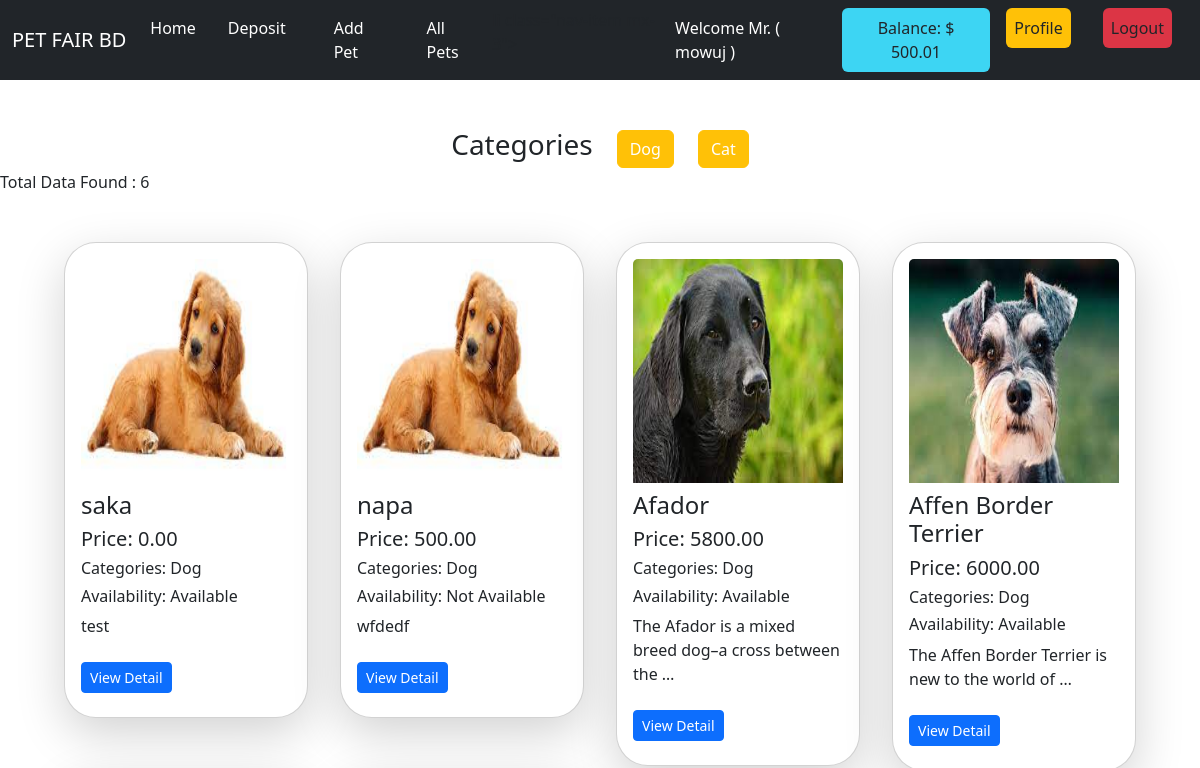
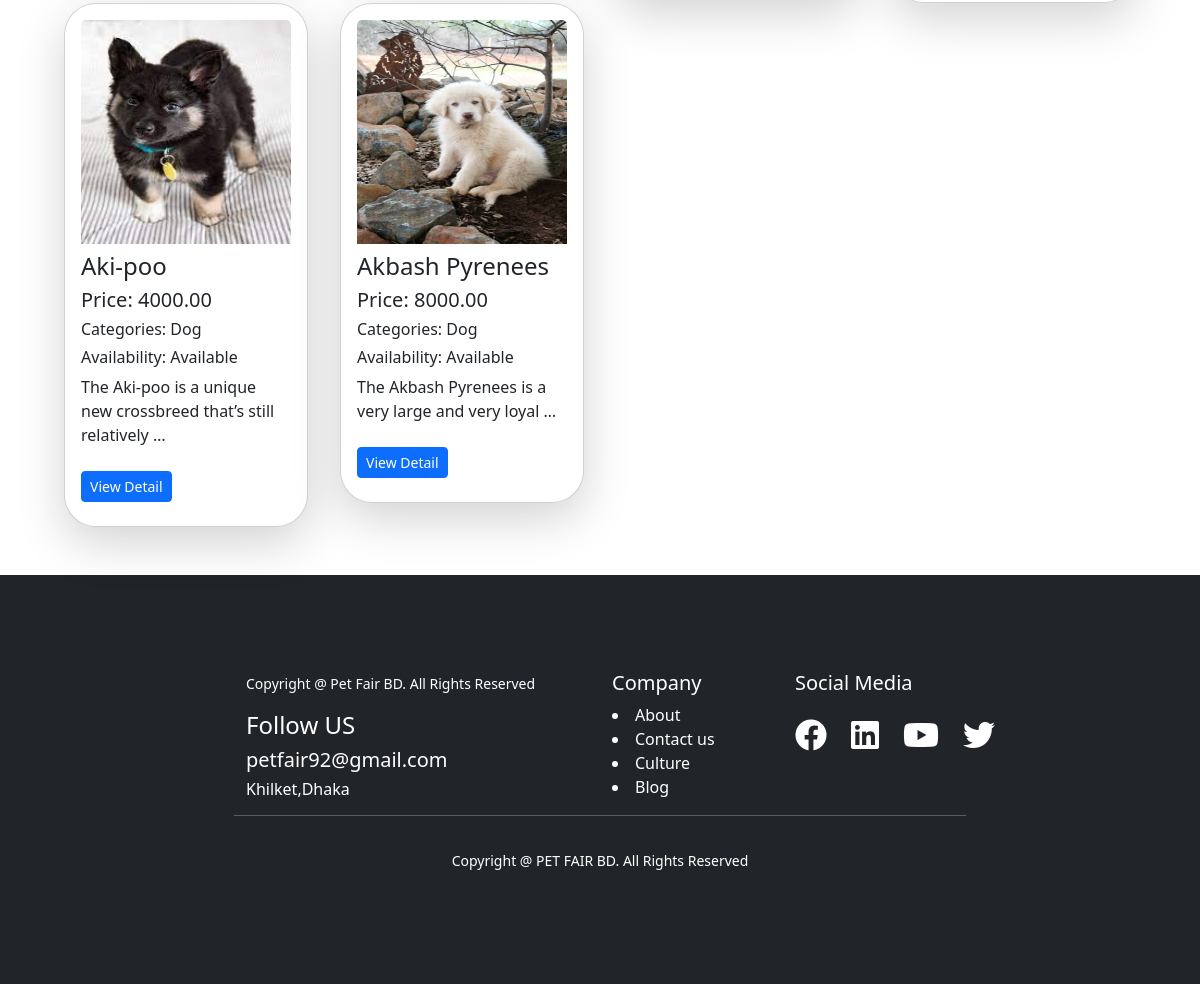
The app's page /pet/all_pets/ (signed in) with its own data (2 pictures, top to bottom).
### customer/models.py (models this page shows, shortened)
class Customer(models.Model):
    user=models.OneToOneField(User,related_name='customer',on_delete=models.CASCADE)
    customer_id=models.IntegerField(unique=True)
    gender=models.CharField(max_length=10,choices=GENDER)
    phone=models.CharField(max_length=13)
    balance = models.DecimalField(decimal_places=2,max_digits=12,default=0)
    street_address = models.CharField(max_length=50)
    city = models.CharField(max_length=50)
    country = models.CharField(max_length=50)
    image=models.ImageField(upload_to='customer/images',null=True,blank=True)

### pet/models.py (models this page shows, shortened)
class Category(models.Model):
    name=models.CharField(max_length=50)
    slug=models.SlugField(max_length=50,unique=True)

class Pet(models.Model):
    name=models.CharField(max_length=50)
    user=models.ForeignKey(User,on_delete=models.CASCADE,null=True,blank=True)
    description=models.TextField()
    category=models.ManyToManyField(Category,related_name='pets')
    price = models.DecimalField(decimal_places=2,max_digits=12,default=0)
    image = models.ImageField(upload_to='pet/images',null=True,blank=True)
    availability=models.BooleanField(default=True)

### pet/views.py (the view)
# urls.py: path('all_pets/', AllPetView.as_view(), name="all_pets"),
@method_decorator(login_required, name='dispatch')
class AllPetView(View):
    template_name = 'pet/all_pets.html'
    def get(self, request, category_slug=None):
        data = Pet.objects.all()
        if category_slug is not None:
            category = Category.objects.get(slug=category_slug)
            data = Pet.objects.filter(category=category)
        categories = Category.objects.all()
        return render(request, self.template_name, {'data': data, 'category': categories})

### pet/templates/pet/all_pets.html (shortened to what this page needs)
{% extends "base.html" %}
{% load static %}
{% block content %}
<div class=" d-flex justify-content-center align-items-center gap-4 mt-5">
  <h3 class="text-center">Categories</h3>
    {% for i in category %}
    <a class="btn btn-warning text-decoration-none text-white" href="{% url 'category' i.slug %}" >{{i.name}}</a>
    {% endfor %}
</div>
<div class=" p-3>
    <h1 class="text-center">Total Data Found : {{data | length}}</h1>
    <div class="d-flex flex-wrap px-5 my-5">
  {% for i in data %}
    <div class="col-sm-3 mb-3 mb-sm-0">
    <div class="card mx-3  shadow-lg rounded-5">
      <div class="card-body">
        <img src="{{i.image.url}}" class="card-img-top img-fluid" style="height: 14rem;" alt="...">
        <h4 class="card-title mt-2"><a href="" class="text-decoration-none text-dark">{{i.name}}</a></h4>
        <h5 class="card-text">Price: {{i.price}}</h5>
    <h6 class="card-text">Categories: {% for cat in i.category.all %} {{cat.name}} {% if not forloop.last %}, {% endif %} {% endfor %}</h6>
    <h6 class="card-text">{% if i.availability %}
        Availability: Available
    {% else %}
        Availability: Not Available
    {% endif %}</h6>
        <p class="card-text">{{i.description | truncatewords:10}}</p>
            <a class="btn btn-primary btn-sm my-2" href="{% url 'pet_detail' i.id%}">View Detail</a>
      </div>
    </div>
  </div>
  {% endfor %}
</div>
  </div>
{% endblock content %}

### core/templates/navbar.html (shortened to what this page needs)
 <nav class="navbar navbar-expand-lg navbar-dark bg-dark">
  <div class="container-fluid">
    <a class="navbar-brand" href="#">PET FAIR BD</a>
    <div class="collapse navbar-collapse" id="navbarSupportedContent">
      <ul class="navbar-nav me-auto mb-2 mb-lg-0">
        <li class="nav-item">
          <a class="nav-link active" aria-current="page" href="{% url 'home' %}">Home</a>
        </li>
        {% if request.user.is_authenticated %}
          <li class="nav-item mx-3">
          <a class="nav-link active" aria-current="page" href="{% url 'deposit' %}">Deposit</a>
        </li>
          <li class="nav-item mx-3">
          <a class="nav-link active" aria-current="page" href="{% url 'add_pet' %}">Add Pet</a>
        </li>
          <li class="nav-item mx-3">
          <a class="nav-link active" aria-current="page" href="{% url 'all_pets' %}">All Pets</a>
        </li>
          {% endif %}
      </ul>
      <div class="d-flex">
        <ul class="navbar-nav me-auto mb-2 mb-lg-0">
          {% if request.user.is_authenticated %}li class="nav-item mx-3">
          <a class="nav-link active text-white px-3" aria-current="page" href="">Welcome Mr. ( {{request.user.username}} )</a>
          <a class="nav-link active btn btn-info text-dark px-3" aria-current="page" href="">Balance: $ {{request.user.customer.balance}}</a>
          <li class="nav-item mx-3">
          <a class="nav-link active btn btn-outline-warning text-dark" aria-current="page" href="{% url 'profile' %}">Profile</a>
        </li>
          <li class="nav-item mx-3">
          <a class="nav-link active btn btn-outline-danger text-dark" aria-current="page" href="{% url 'logout' %}">Logout</a>
        </li>
          {% endif %}
        </ul>
      </div>
    </div>
  </div>
</nav>

### records on screen
Category: name "Dog"
Category: name "Cat"
Pet: image (picture), name "saka", price "0.00", availability "Availability: Available", description "test"
Pet: image (picture), name "napa", price "500.00", availability "Availability: Not Available", description "wfdedf"
Pet: image (picture), name "Afador", price "5800.00", availability "Availability: Available", description "The Afador is a mixed breed dog–a cross between the …"
Pet: image (picture), name "Affen Border Terrier", price "6000.00", availability "Availability: Available", description "The Affen Border Terrier is new to the world of …"
Pet: image (picture), name "Aki-poo", price "4000.00", availability "Availability: Available", description "The Aki-poo is a unique new crossbreed that’s still relatively …"
Pet: image (picture), name "Akbash Pyrenees", price "8000.00", availability "Availability: Available", description "The Akbash Pyrenees is a very large and very loyal …"

### other values on screen
{{ request.user.username }} "mowuj"
{{ request.user.customer.balance }} "500.01"
{{ data | length }} "6"
